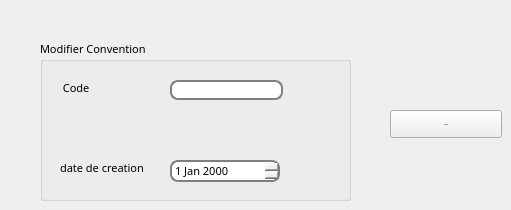
      <widget class="QWidget" name="tab_8">
       <attribute name="title">
        <string>modifier convention</string>
       </attribute>
       <widget class="QPushButton" name="modifierconvention">
        <property name="geometry">
         <rect>
          <x>390</x>
          <y>110</y>
          <width>112</width>
          <height>28</height>
         </rect>
        </property>
        <property name="font">
         <font>
          <family>MS Reference Sans Serif</family>
          <pointsize>-1</pointsize>
          <weight>50</weight>
          <italic>false</italic>
          <bold>false</bold>
         </font>
        </property>
        <property name="cursor">
         <cursorShape>PointingHandCursor</cursorShape>
        </property>
        <property name="styleSheet">
         <string notr="true">
QPushButton {
color: white;
background-color: QLinearGradient( x1: 0, y1: 0, x2: 0, y2: 1, stop: 0 #88d, stop: 0.1 #99e, stop: 0.49 #77c, stop: 0.5 #66b, stop: 1 #77c);
border-width: 1px;
border-color: #339;
border-style: solid;
border-radius: 8;
padding: 3px;
font-size: 10px;
padding-left: 5px;
padding-right: 5px;
min-width: 100px;
max-width: 100px;
min-height: 20px;
max-height: 20px;
}background-image: url(:/1.jpg);</string>
        </property>
        <property name="text">
         <string>Modifier</string>
        </property>
       </widget>
       <widget class="QGroupBox" name="groupBox_4">
        <property name="geometry">
         <rect>
          <x>40</x>
          <y>40</y>
          <width>311</width>
          <height>161</height>
         </rect>
        </property>
        <property name="font">
         <font>
          <family>MS Reference Sans Serif</family>
          <pointsize>8</pointsize>
          <weight>50</weight>
          <italic>false</italic>
          <bold>false</bold>
         </font>
        </property>
        <property name="cursor">
         <cursorShape>PointingHandCursor</cursorShape>
        </property>
        <property name="autoFillBackground">
         <bool>false</bool>
        </property>
        <property name="styleSheet">
         <string notr="true">font: 8pt &quot;MS Reference Sans Serif&quot;;

background: QLinearGradient(x1: 0, y1: 0, x2: 0, y2: 1, stop: 0 #eef, stop: 1 #ccf);

QLabel {
font-weight: bold;
font-size: 15px;
}</string>
        </property>
        <property name="title">
         <string>Modifier Convention</string>
        </property>
        <widget class="QLabel" name="label_13">
         <property name="geometry">
          <rect>
           <x>20</x>
           <y>120</y>
           <width>91</width>
           <height>16</height>
          </rect>
         </property>
         <property name="font">
          <font>
           <family>MS Reference Sans Serif</family>
           <pointsize>8</pointsize>
           <weight>50</weight>
           <italic>false</italic>
           <bold>false</bold>
          </font>
         </property>
         <property name="cursor">
          <cursorShape>PointingHandCursor</cursorShape>
         </property>
         <property name="text">
          <string>date de creation</string>
         </property>
        </widget>
        <widget class="QLabel" name="label_10">
         <property name="geometry">
          <rect>
           <x>20</x>
           <y>40</y>
           <width>81</width>
           <height>16</height>
          </rect>
         </property>
         <property name="font">
          <font>
           <family>MS Reference Sans Serif</family>
           <pointsize>8</pointsize>
           <weight>50</weight>
           <italic>false</italic>
           <bold>false</bold>
          </font>
         </property>
         <property name="cursor">
          <cursorShape>PointingHandCursor</cursorShape>
         </property>
         <property name="text">
          <string> Code</string>
         </property>
        </widget>
        <widget class="QLineEdit" name="ancien_code">
         <property name="geometry">
          <rect>
           <x>130</x>
           <y>40</y>
           <width>113</width>
           <height>20</height>
          </rect>
         </property>
         <property name="font">
          <font>
           <family>MS Reference Sans Serif</family>
           <pointsize>8</pointsize>
           <weight>50</weight>
           <italic>false</italic>
           <bold>false</bold>
          </font>
         </property>
         <property name="styleSheet">
          <string notr="true">QLineEdit {
padding: 1px;
border-style: solid;
border: 2px solid gray;
border-radius: 8px;
}

</string>
         </property>
        </widget>
        <widget class="QDateEdit" name="le_date">
         <property name="geometry">
          <rect>
           <x>130</x>
           <y>120</y>
           <width>110</width>
           <height>22</height>
          </rect>
         </property>
         <property name="styleSheet">
          <string notr="true">QDateEdit {
padding: 1px;
border-style: solid;
border: 2px solid gray;
border-radius: 8px;
}
</string>
         </property>
        </widget>
       </widget>
      </widget>
